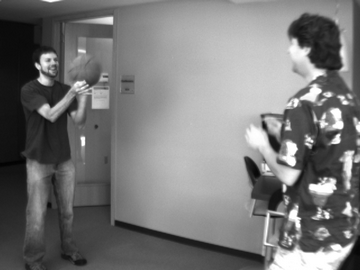
#> input picture image/basketball1_360x270.bmp, 360 x 270 px
$ python Optical_Flow_LK.py
#> lines starting #> are read from the running program, lines starting #| are printed output that depends on the picture; after the words box and inside, x2 and y2 are one past the last pixel; in counts of white or black regions, pixels touching at a corner belong together
import numpy as np
import cv2
import matplotlib.pyplot as plt
import os
# frame1 = cv2.imread('dumptruck1_360x270.bmp')
# frame2 = cv2.imread('dumptruck2_360x270.bmp')
filepath = "image/"
frame1 = cv2.imread(os.path.join(filepath,"basketball1_360x270.bmp"))
#> frame1 is the input picture: shape (270, 360, 3); min 2, max 255, mean 119.2
frame2 = cv2.imread(os.path.join(filepath,"basketball2_360x270.bmp"))
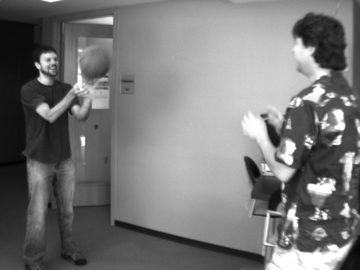
#> input picture image/basketball2_360x270.bmp, 360 x 270 px
#> frame2 is the input picture: shape (270, 360, 3); min 2, max 255, mean 118.9
prev = cv2.cvtColor(frame1, cv2.COLOR_BGR2GRAY)
next = cv2.cvtColor(frame2, cv2.COLOR_BGR2GRAY)
img3 = cv2.resize(frame1, (180, 270//2), interpolation=cv2.INTER_AREA)
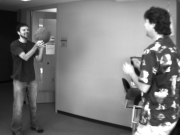
#> img3: shape (135, 180, 3); min 3, max 255, mean 119.4
img4 = cv2.resize(frame1, (90, 270//4), interpolation=cv2.INTER_AREA)
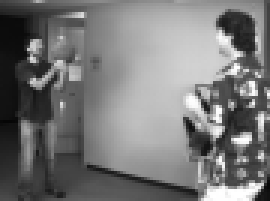
#> img4: shape (67, 90, 3) (shown 3 times larger); min 6, max 255, mean 119.2
step = 9
# params for corner detection
feature_params = dict( maxCorners = 100,
					qualityLevel = 0.3,
					minDistance = 7,
					blockSize = 7 )

# Parameters for lucas kanade optical flow
lk_params = dict( winSize = (15, 15),
				maxLevel = 2,
				criteria = (cv2.TERM_CRITERIA_EPS | cv2.TERM_CRITERIA_COUNT,
							10, 0.03))

# Create some random colors
color = np.random.randint(0, 255, (100, 3))

# Take first frame and find corners in it

p0 = cv2.goodFeaturesToTrack(prev, mask = None,
							**feature_params)
#> p0 = 71 rows, first 8: [326, 216], [310, 186], [269, 213], [311, 144], [292, 163], [288, 128], [340, 126], [51, 106]

# Create a mask image for drawing purposes
mask = np.zeros_like(frame1)


# calculate optical flow
p1, st, err = cv2.calcOpticalFlowPyrLK(prev,
									next,
									p0, None,
									**lk_params)
#> p1 = 71 rows, first 8: [323.9, 216.6], [308.5, 185.8], [269, 213], [310.7, 144.4], [289.2, 161.7], [288.6, 126.5], [341.7, 127.1], [50.59, 106.6]; st = 71 values from 1 to 1; err = 71 values, max 37.83 at index 65, min 0.811 at index 20, mean 8.09

# Select good points
good_new = p1[st == 1]
#> good_new = 71 pairs, first value 36.97 to 357.9, second value 19 to 260.1
good_old = p0[st == 1]
#> good_old = 71 pairs, first value 37 to 356, second value 19 to 261
# [10 lines of commented-out code are left out]
for i, (new, old) in enumerate(zip(good_new,
								good_old)):
	a, b = new.ravel()
	c, d = old.ravel()
	a = int(a)*2
	b = int(b)*2
	c = int(c)*2
	d = int(d)*2
	# print(a,b)
	# mask = cv2.line(mask, (a, b), (c, d),
	# 				color[i].tolist(), 2)

	mask = cv2.arrowedLine(mask,(c,d),(a,b),(255,255,0),1,tipLength=0.5)

	frame2 = cv2.circle(frame2, (a, b), 5,
					color[i].tolist(), -1)
#> this loop made 71 passes
#> (new, old, a, b, c, d) on passes 1, 2, 4, 5, 6, 7, 8, 9, 10, 11, 12, 13: ([323.9, 216.6], [326, 216], 646, 432, 652, 432), ([308.5, 185.8], [310, 186], 616, 370, 620, 372), ([310.7, 144.4], [311, 144], 620, 288, 622, 288), ([289.2, 161.7], [292, 163], 578, 322, 584, 326), ([288.6, 126.5], [288, 128], 576, 252, 576, 256), ([341.7, 127.1], [340, 126], 682, 254, 680, 252), ([50.59, 106.6], [51, 106], 100, 212, 102, 212), ([324.3, 91.47], [321, 91], 648, 182, 642, 182), ([332.2, 180.7], [333, 180], 664, 360, 666, 360), ([338.1, 141.1], [337, 140], 676, 282, 674, 280), ([285.5, 180], [288, 185], 570, 358, 576, 370), ([355.3, 164.6], [355, 163], 710, 328, 710, 326)
#> (old, a, b, c, d) on passes 3, 21, 31, 38: ([269, 213], 538, 426, 538, 426), ([110, 19], 220, 38, 220, 38), ([265, 242], 530, 484, 530, 484), ([246, 158], 490, 314, 492, 316)
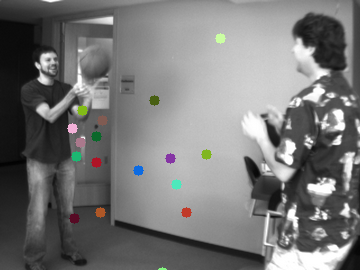
#> frame2: shape (270, 360, 3); 1.35% of pixels changed, all inside (x1, y1, x2, y2) = (67, 33, 226, 270)
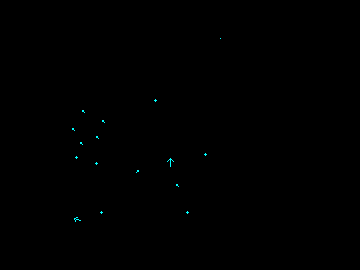
#> mask: shape (270, 360, 3); mean of channels 0, 1, 2 0.2, 0.2, 0; drawn as B, G, R
#print(frame2.shape,mask.shape)
#img1 = cv2.add(frame2, mask)
img2 = cv2.add(frame1, mask)

# [4 lines of commented-out code are left out]
cv2.imshow('mask', img2)
cv2.waitKey(0)


# Updating Previous frame and points
# old_gray = frame_gray.copy()
# p0 = good_new.reshape(-1, 1, 2)
